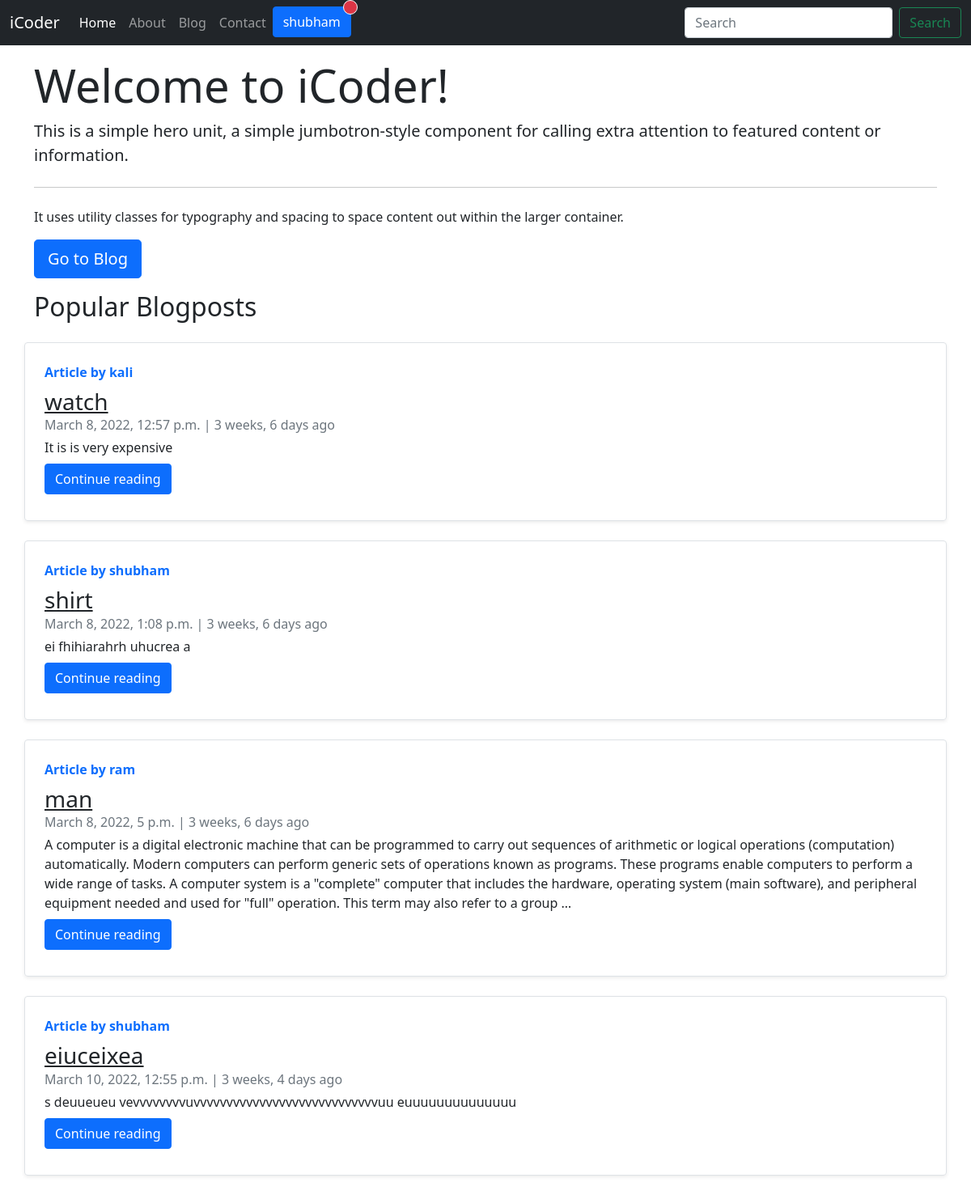
Before: /home/ (signed in) with the older database file.
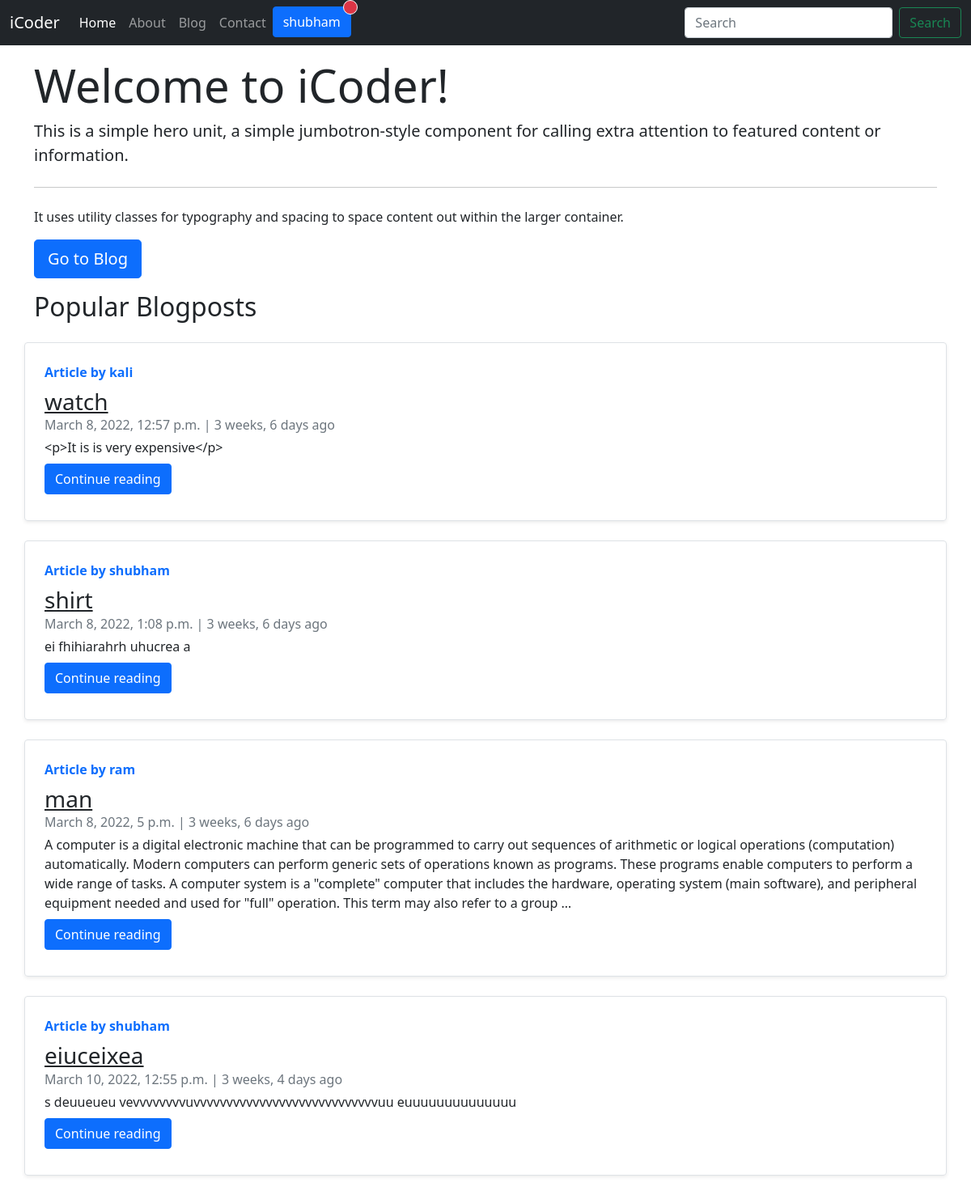
After: the same page with the newer database file.
### blog/models.py (models this page shows, shortened)
class Post(models.Model):
    sno=models.AutoField(primary_key=True)
    title=models.CharField(max_length=255)
    author=models.CharField(max_length=20)
    slug=models.CharField(max_length=130)
    timeStamp=models.DateTimeField(blank=True)
    content=HTMLField()

### home/views.py (the view)
# urls.py: path('home/', views.home, name="home"),
def home(request):
    allPosts= Post.objects.all()
    context={'allPosts': allPosts}
    return render(request, "home/home.html",context)

### templates/home/home.html (shortened to what this page needs)
{% extends 'base.html' %}
{% load humanize %}
{% block body %}
{% if user.is_authenticated %}
<div class="container">
    <div class="jumbotron my-3">
      <h1 class="display-4">Welcome to iCoder!</h1>
      <p class="lead">This is a simple hero unit, a simple jumbotron-style component for calling extra attention to featured content or information.</p>
      <hr class="my-4">
      <p>It uses utility classes for typography and spacing to space content out within the larger container.</p>
      <a class="btn btn-primary btn-lg" href="/blog" role="button">Go to Blog</a>
    </div>
</div>
<div class="container">
    <h2>Popular Blogposts</h2>
        {% for post in allPosts  %}
            <div class="row no-gutters border rounded overflow-hidden flex-md-row mb-4 shadow-sm h-md-250 my-4 position-relative">
                <div class="col p-4 d-flex flex-column position-static">
                    <strong class="d-inline-block mb-2 text-primary">Article  by {{post.author}}</strong>
                    <h3 class="mb-0"><a class="text-dark" href="/blog/{{post.slug}}">{{post.title}}</a></h3>
                    <div class="mb-1 text-muted">{{post.timeStamp}} | {{post.timeStamp| naturaltime}}</div>
                    <p class="card-text mb-auto">{{post.content| truncatechars:500}}</p>
                    <div class="my-2">
                        <a href="/blog/{{post.slug}}" role="button" class="btn btn-primary">Continue reading</a>
                    </div>
                </div>
            </div>
        {% endfor %}
</div>
{% else %}
<a href="/login/">Login Please!</a>
<br>
<a href="/contact/">Any problem contact!</a>
{% endif %}
{% endblock body %}
{% block homeActive %}active{% endblock homeActive    %}

Changed rows visible on the page:
changed Post "watch": content "It is is very expensive" → "<p>It is is very expensive</p>"
